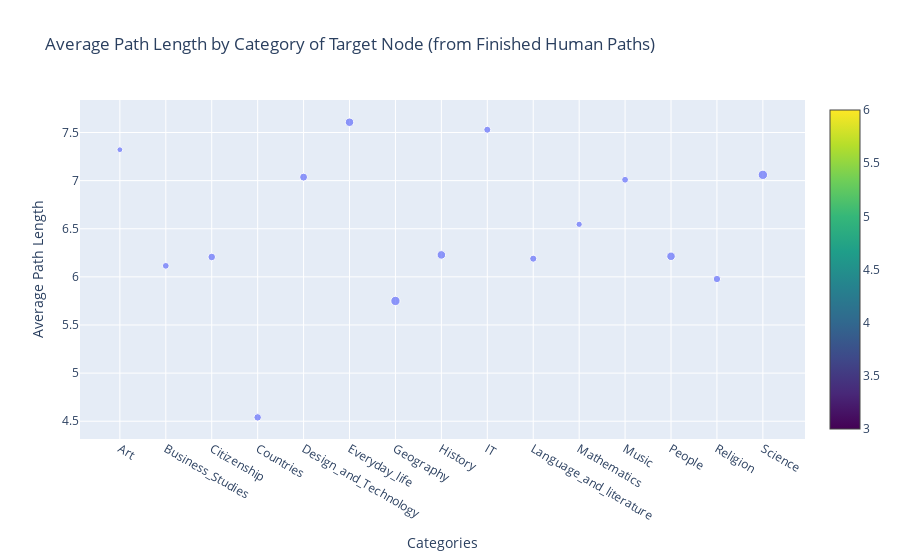

Write notebook code for a chart like this one.
### Markdown cell above
@daniele

### Code cell
avg_length_per_category = article_combinations.groupby('depth_1')['mean_length'].mean()
x = avg_length_per_category.keys()
y = avg_length_per_category
size = np.log(article_combinations.groupby('depth_1')['count'].sum())

fig = go.Figure()

fig.add_trace(go.Scatter(
    x= x,
    y= y,
    mode='markers',
    marker=dict(
        size=size,
                # color=bubble_sizes,
                colorscale='Viridis',  # Adjust colorscale if needed
                showscale=True
                )
))

fig.update_layout(
    title='Average Path Length by Category of Target Node (from Finished Human Paths)',
    xaxis=dict(title='Categories'),
    yaxis=dict(title='Average Path Length'),
    showlegend=False,
    hovermode='closest'
)

fig.show()

### Figure 1 — Plotly figure (JSON) as saved in the notebook; plotly's stock layout.template omitted (floating-point values rounded to 4 significant figures)
{"data": [{"marker": {"colorscale": [[0, "#440154"], [0.1111, "#482878"], [0.2222, "#3e4989"], [0.3333, "#31688e"], [0.4444, "#26828e"], [0.5556, "#1f9e89"], [0.6667, "#35b779"], [0.7778, "#6ece58"], [0.8889, "#b5de2b"], [1, "#fde725"]], "showscale": true, "size": [5.799, 6.758, 7.606, 7.5, 7.945, 8.458, 9.3, 8.54, 7.041, 7.101, 6.273, 6.843, 8.529, 7.419, 9.406]}, "mode": "markers", "type": "scatter", "x": ["Art", "Business_Studies", "Citizenship", "Countries", "Design_and_Technology", "Everyday_life", "Geography", "History", "IT", "Language_and_literature", "Mathematics", "Music", "People", "Religion", "Science"], "y": [7.321, 6.115, 6.207, 4.54, 7.036, 7.607, 5.75, 6.228, 7.529, 6.189, 6.546, 7.009, 6.214, 5.978, 7.06]}], "layout": {"hovermode": "closest", "showlegend": false, "title": {"text": "Average Path Length by Category of Target Node (from Finished Human Paths)"}, "xaxis": {"title": {"text": "Categories"}}, "yaxis": {"title": {"text": "Average Path Length"}}}}
